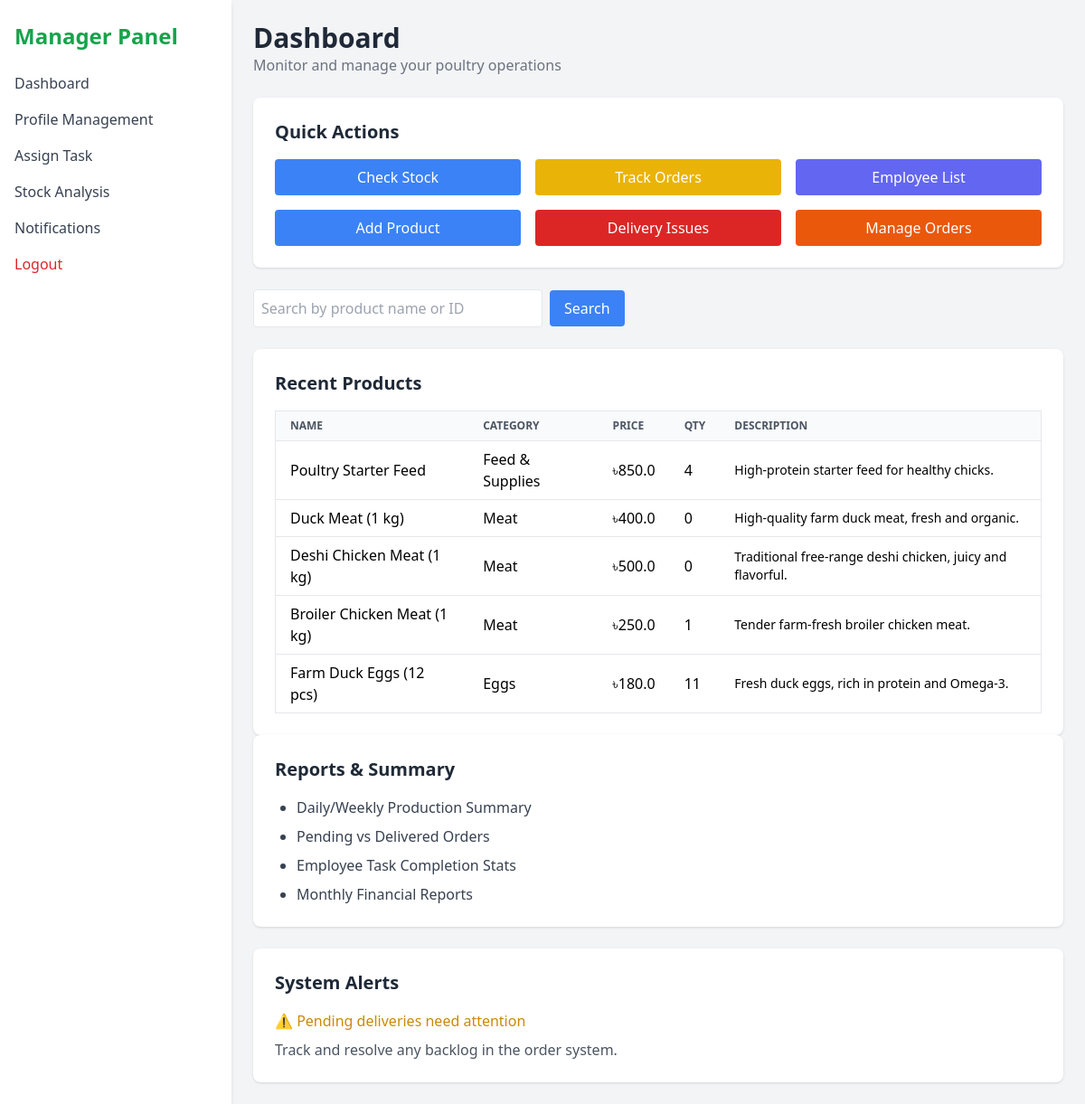
The app's page /manager-dashboard (signed in), older data.
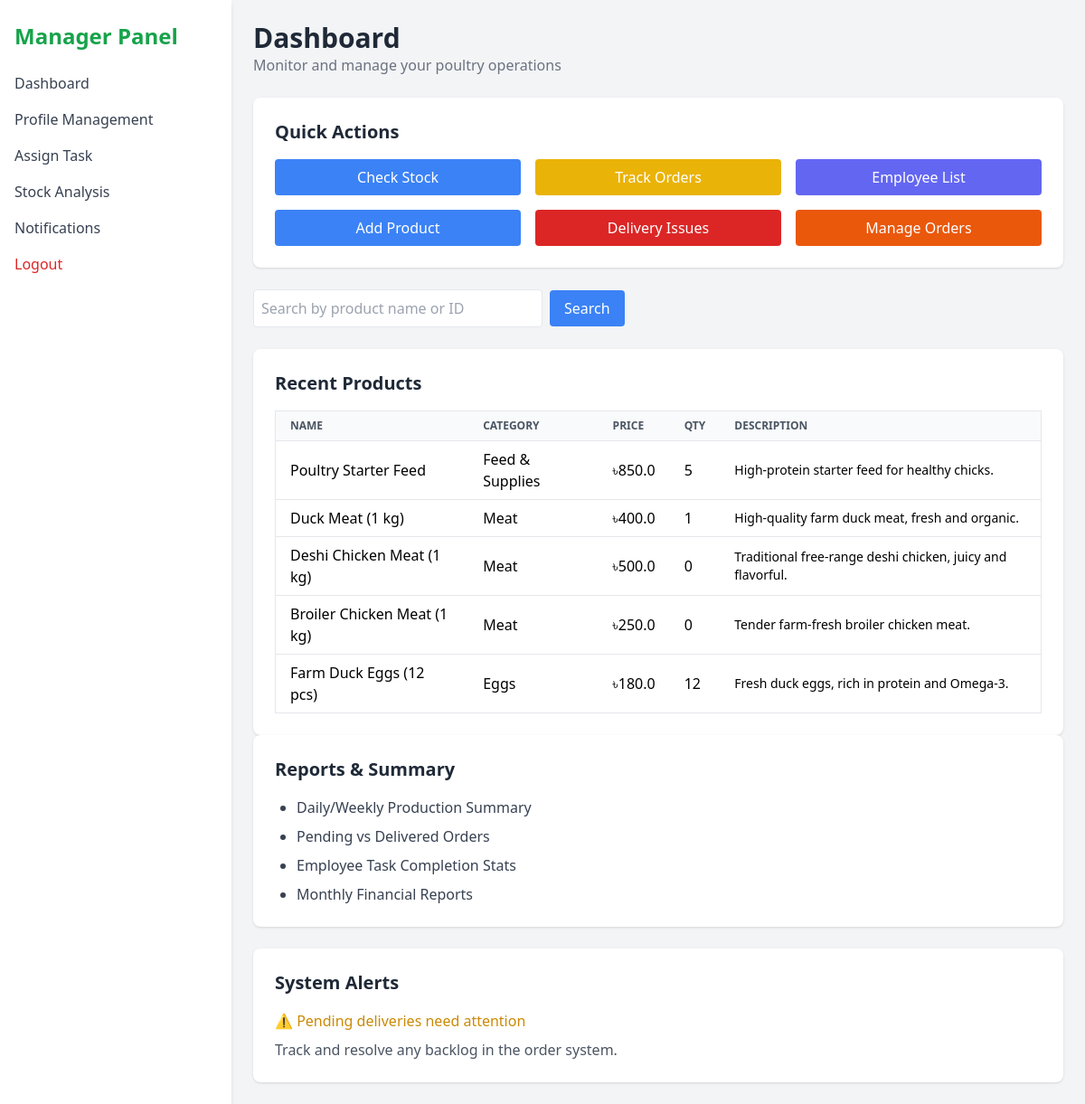
The same page, newer data.
### models.py (models this page shows, shortened)
class Product(db.Model):
    id = db.Column(db.Integer, primary_key=True)
    name = db.Column(db.String(100), nullable=False)
    category = db.Column(db.String(100), nullable=False)
    quantity = db.Column(db.Integer, nullable=False)
    unit_price = db.Column(db.Float, nullable=False)
    product_description = db.Column(db.String(200), nullable=True)
    image = db.Column(db.String(100), nullable=True)  # Add this line for the image
    added_by = db.Column(db.Integer, db.ForeignKey('user.id'), nullable=False)

### app.py (the view)
@app.route('/manager-dashboard')
def manager_dashboard():
    user_id = session.get('user_id')
    user = db.session.get(User, user_id)
    if not user or user.role != 'manager':
        return redirect(url_for('login'))
    query = request.args.get('q', '').strip()
    if query:
        products = Product.query.filter(
            (Product.name.ilike(f'%{query}%')) |
            (Product.category.ilike(f'%{query}%')) |
            (db.cast(Product.id, db.String).ilike(f'%{query}%'))
        ).order_by(Product.id.desc()).all()
    else:
        products = Product.query.order_by(Product.id.desc()).limit(5).all()
    return render_template('manager-dashboard.html', user=user, recent_products=products, query=query)

### templates/manager-dashboard.html (shortened to what the changed rows need)
<!DOCTYPE html>
<html lang="en">
<head>
  <script src="https://cdn.tailwindcss.com"></script>
</head>
<body class="bg-gray-100 min-h-screen">
  <div class="flex h-screen">
    <aside class="w-64 bg-white shadow-md px-4 py-6">
      <h1 class="text-2xl font-bold text-green-600 mb-6">Manager Panel</h1>
    </aside>
    <main class="flex-1 p-6 overflow-y-auto">
      <header class="mb-6">
        <h2 class="text-3xl font-semibold text-gray-800">Dashboard</h2>
      </header>
      <section class="bg-white p-6 rounded-lg shadow mt-6">
        {% if recent_products %}
        <div class="overflow-x-auto">
          <table class="min-w-full bg-white border">
            <thead>
              <tr class="bg-gray-50 text-left text-xs font-semibold text-gray-600 uppercase">
                <th class="py-2 px-4 border-b">Name</th>
                <th class="py-2 px-4 border-b">Category</th>
                <th class="py-2 px-4 border-b">Price</th>
                <th class="py-2 px-4 border-b">Qty</th>
                <th class="py-2 px-4 border-b">Description</th>
              </tr>
            </thead>
            <tbody>
              {% for product in recent_products %}
              <tr class="border-b">
                <td class="py-2 px-4">{{ product.name }}</td>
                <td class="py-2 px-4">{{ product.category }}</td>
                <td class="py-2 px-4">৳{{ product.unit_price }}</td>
                <td class="py-2 px-4">{{ product.quantity }}</td>
                <td class="py-2 px-4 text-sm">{{ product.product_description or 'No description' }}</td>
              </tr>
              {% endfor %}
            </tbody>
          </table>
        </div>
        {% else %}
        <p class="text-gray-500">No products found for your search.</p>
        {% endif %}
      </section>
    </main>
  </div>
</body>
</html>

Row changes from the older to the newer data that the page shows:
changed Product "Poultry Starter Feed": quantity "4" → "5"
changed Product "Duck Meat (1 kg)": quantity "0" → "1"
changed Product "Broiler Chicken Meat (1 kg)": quantity "1" → "0"
changed Product "Farm Duck Eggs (12 pcs)": quantity "11" → "12"
